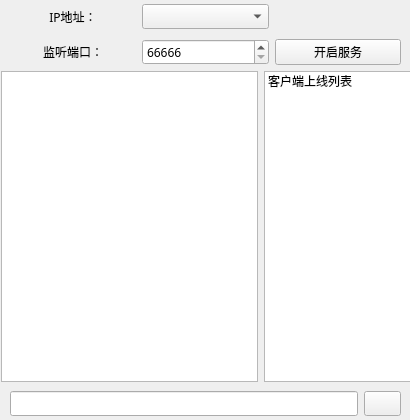
<?xml version="1.0" encoding="UTF-8"?>
<ui version="4.0">
 <class>HChatRoomServerMain</class>
 <widget class="QWidget" name="HChatRoomServerMain">
  <property name="geometry">
   <rect>
    <x>0</x>
    <y>0</y>
    <width>410</width>
    <height>420</height>
   </rect>
  </property>
  <property name="windowTitle">
   <string>HChatRoomServerMain</string>
  </property>
  <widget class="QWidget" name="layoutWidget">
   <property name="geometry">
    <rect>
     <x>10</x>
     <y>390</y>
     <width>391</width>
     <height>27</height>
    </rect>
   </property>
   <layout class="QHBoxLayout" name="horizontalLayout">
    <item>
     <widget class="QLineEdit" name="serverSendEdit">
      <property name="font">
       <font>
        <family>微软雅黑</family>
       </font>
      </property>
     </widget>
    </item>
    <item>
     <widget class="QPushButton" name="serverSendButton">
      <property name="font">
       <font>
        <family>微软雅黑</family>
       </font>
      </property>
      <property name="text">
       <string/>
      </property>
     </widget>
    </item>
   </layout>
  </widget>
  <widget class="QWidget" name="layoutWidget">
   <property name="geometry">
    <rect>
     <x>10</x>
     <y>0</y>
     <width>391</width>
     <height>71</height>
    </rect>
   </property>
   <layout class="QGridLayout" name="gridLayout">
    <item row="0" column="0">
     <widget class="QLabel" name="serverAddressLabel">
      <property name="font">
       <font>
        <family>微软雅黑</family>
       </font>
      </property>
      <property name="text">
       <string>IP地址：</string>
      </property>
      <property name="alignment">
       <set>Qt::AlignCenter</set>
      </property>
     </widget>
    </item>
    <item row="0" column="1">
     <widget class="QComboBox" name="serverAddressList">
      <property name="font">
       <font>
        <family>微软雅黑</family>
       </font>
      </property>
     </widget>
    </item>
    <item row="1" column="0">
     <widget class="QLabel" name="serverPortLabel">
      <property name="font">
       <font>
        <family>微软雅黑</family>
       </font>
      </property>
      <property name="text">
       <string>监听端口：</string>
      </property>
      <property name="alignment">
       <set>Qt::AlignCenter</set>
      </property>
     </widget>
    </item>
    <item row="1" column="1">
     <widget class="QSpinBox" name="serverPortEdit">
      <property name="font">
       <font>
        <family>微软雅黑</family>
       </font>
      </property>
      <property name="minimum">
       <number>66666</number>
      </property>
      <property name="maximum">
       <number>99999</number>
      </property>
     </widget>
    </item>
    <item row="1" column="2">
     <widget class="QPushButton" name="serverStartButton">
      <property name="font">
       <font>
        <family>微软雅黑</family>
       </font>
      </property>
      <property name="text">
       <string>开启服务</string>
      </property>
     </widget>
    </item>
    <item row="0" column="2">
     <widget class="QLabel" name="serverConnectCount">
      <property name="font">
       <font>
        <family>微软雅黑</family>
       </font>
      </property>
      <property name="text">
       <string/>
      </property>
     </widget>
    </item>
   </layout>
  </widget>
  <widget class="QWidget" name="layoutWidget">
   <property name="geometry">
    <rect>
     <x>1</x>
     <y>71</y>
     <width>520</width>
     <height>311</height>
    </rect>
   </property>
   <layout class="QHBoxLayout" name="horizontalLayout_2">
    <item>
     <widget class="QTextEdit" name="serverConnectMsgEdit">
      <property name="font">
       <font>
        <family>微软雅黑</family>
        <pointsize>10</pointsize>
       </font>
      </property>
     </widget>
    </item>
    <item>
     <widget class="QListWidget" name="serverConnectClient">
      <item>
       <property name="text">
        <string>客户端上线列表</string>
       </property>
      </item>
     </widget>
    </item>
   </layout>
  </widget>
 </widget>
 <resources/>
 <connections/>
</ui>
